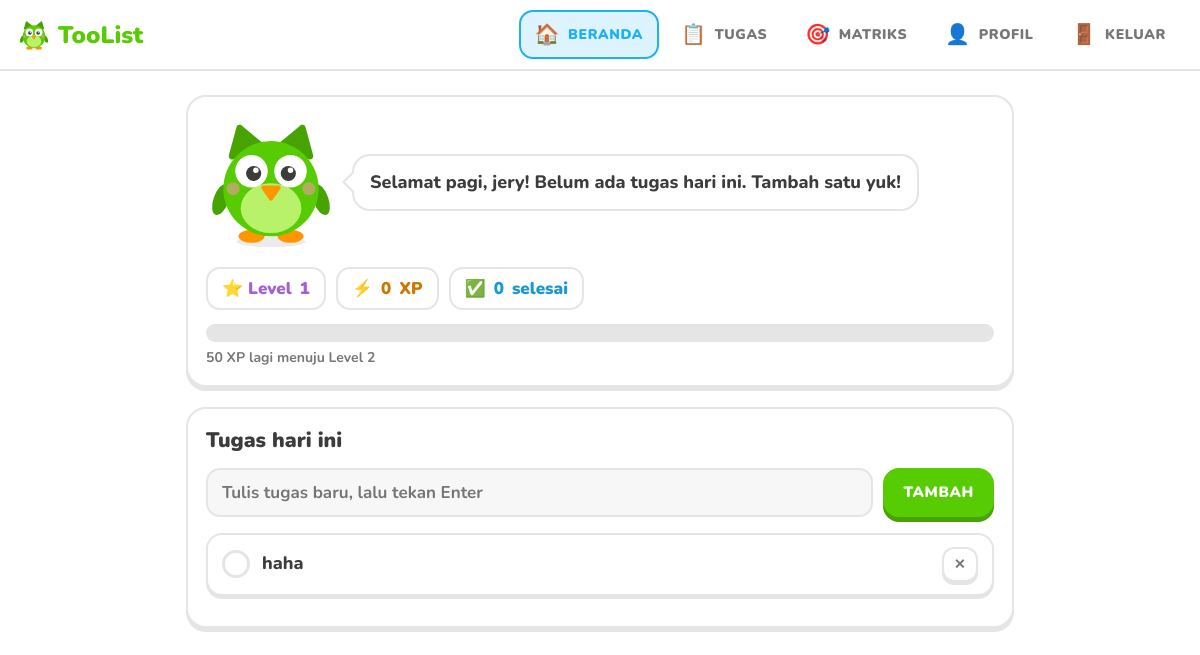
The app's page / (signed in), older data.
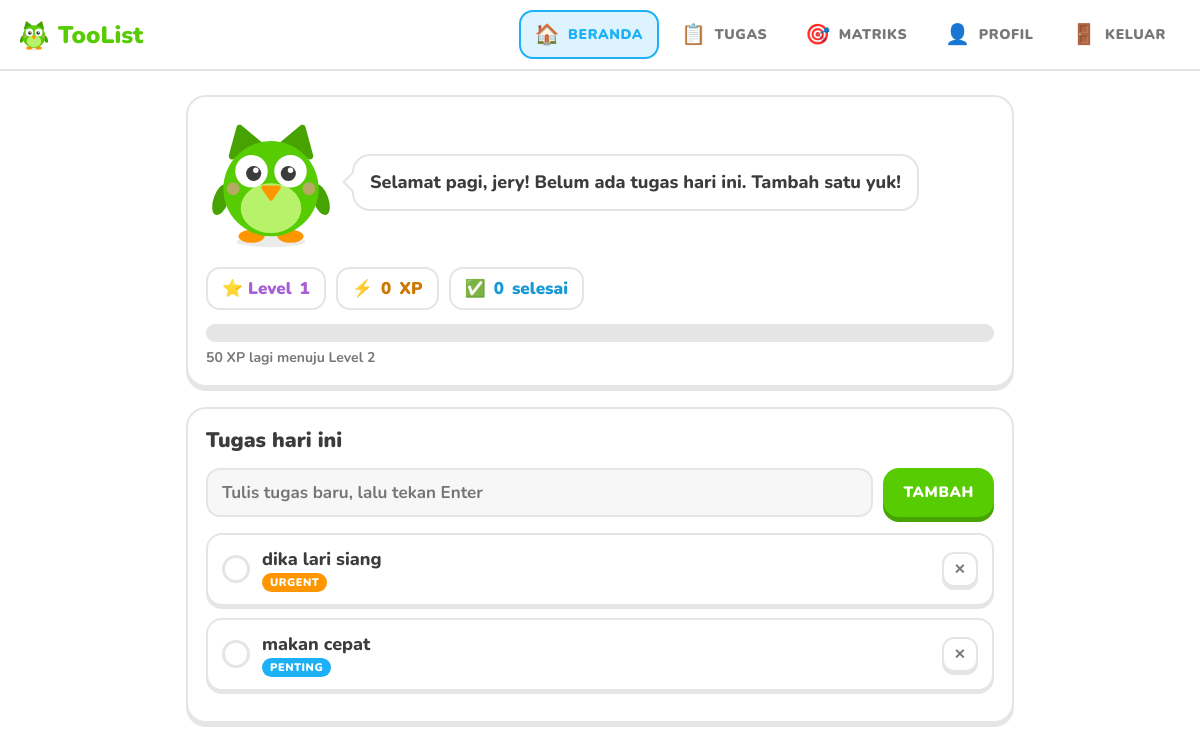
The same page, newer data.
### tasks/models.py (models this page shows, shortened)
class Task(models.Model):
    user = models.ForeignKey(User, on_delete=models.CASCADE)
    title = models.CharField(max_length=80)
    is_done = models.BooleanField(default=False)
    is_urgent = models.BooleanField(default=False)
    is_important = models.BooleanField(default=False)
    created_at = models.DateTimeField(auto_now_add=True)
    note = models.TextField(blank=True, default="") #nemabahkan ini supaya note tidak wajib diisi
    due_date = models.DateField(null=True, blank=True) # menambhakan ini untuk menympan tanggal target status

### tasks/views.py (the view)
# urls.py: path('', views.home, name='home'),
@login_required
def home(request):
    user = User.objects.first()
    profile, created = UserProfile.objects.get_or_create(user=user)
    if request.method == 'POST':
        title = request.POST.get('title')
        if title :
            task = Task.objects.create(user=user, title=title)
            return redirect('home')
    task = Task.objects.filter(user=user).order_by('-created_at')
    done_count = task.filter(is_done=True).count()
    context = {
        'profile': profile,
        'tasks': task,
        'done_count': done_count,
    }
    return render(request, 'tasks/home.html', context)

### tasks/models.py (called while the page is built)
    @property
    def level(self):
        return (self.xp // 50) + 1

    @property
    def sisa_xp(self):
        return 50 - (self.xp % 50)

    @property
    def progress_bar(self):
        return (self.xp % 50) * 2

### tasks/templates/tasks/home.html (shortened to what this page needs)
{% load static %}
<!DOCTYPE html>
<html lang="id">
<head>
<link rel="stylesheet" href="{% static 'accounts/base.css' %}">
<link rel="stylesheet" href="{% static 'accounts/components.css' %}">
<link rel="stylesheet" href="{% static 'accounts/pages.css' %}">
</head>
<body data-page="home">
{% include "tasks/partials/navbar.html" %}
<main>
  <section class="card">
    <div class="mascot">
      <div class="mascot-body" id="mascot"></div>
      <div class="bubble" id="bubble"></div>
    </div>
    <div class="chips">
      <div class="pill lv">⭐ Level <span id="level">{{ profile.level }}</span></div>
      <div class="pill xp">⚡ <span id="xp">{{ profile.xp }}</span> XP</div>
      <div class="pill fire">✅ <span id="done">{{ done_count }}</span> selesai</div>
    </div>
    <div class="xp-row">
      <div class="bar cyan"> <i id="xp-bar" style="width: {{ profile.progress_bar }}%;"></i>
      </div>
      <p class="muted" id="xp-note" style="margin-top:6px;font-size:14px">{{ profile.sisa_xp }} XP lagi menuju Level {{ profile.level|add:1 }}</p>
    </div>
  </section>
  <section class="card">
    <div class="card-head"><h2>Tugas hari ini</h2></div>
    <form class="quick" id="quick-form" method="POST">
      <input type="text" name="title" placeholder="Tulis tugas baru, lalu tekan Enter" maxlength="80">
      <button class="btn btn-lime" type="submit">Tambah</button>
    </form>
    <div id="list" style="margin-top:16px">
      {% for item in tasks %}
      <div class="task {% if item.is_done %}done{% endif %}">
      <form class="task-actions" method="POST" action="{% url 'toggle_task' item.id %}">
        <input type= "checkbox" name="is_done" onchange="this.form.submit()" {% if item.is_done %}checked{% endif %}>
      </form>
      <div class="body">
        <div class="title">{{ item.title }}</div>
        <div class="meta">{% if item.is_urgent %} <span class="chip u">URGENT</span> {% endif %} {% if item.is_important %} <span class="chip i">PENTING</span> {% endif %}</div>
      </div>
      <div class="acts">
        <form class="task-actions" method="POST" action="{% url 'delete_task' item.id %}">
          <button class="btn btn-sm del" type="submit">✕</button>
        </form>
      </div>
      </div>
      {% empty %}
      <p class="empty">Belum ada tugas hari ini. Yuk, tambah tugas pertamamu di atas!</p>
      {% endfor %}
    </div>
  </section>
</main>
</body>
</html>

Row changes from the older to the newer data that the page shows:
removed Task: title "haha"
added Task: title "dika lari siang", is_urgent "URGENT"
added Task: title "makan cepat", is_important "PENTING"
